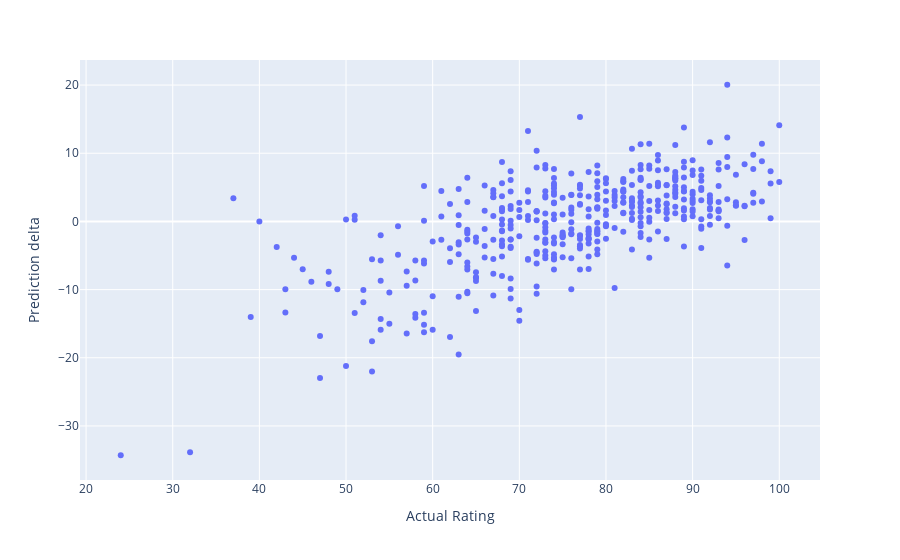

Write notebook code for a chart like this one.
### Code cell
# scatter plot of spread of predictions by rating
scores_comp['Prediction delta'] = scores_comp['Actual Rating'] - scores_comp['Predicted Rating']
fig = px.scatter(scores_comp, x="Actual Rating", y="Prediction delta", hover_name= 'Game')
fig

### Figure 1 — Plotly figure (JSON) as saved in the notebook; plotly's stock layout.template omitted (floating-point values rounded to 4 significant figures; data arrays with more than 128 entries replaced by an {"elided": "..."} marker saying what was removed)
{"data": [{"hovertemplate": "<b>%{hovertext}</b><br><br>Actual Rating=%{x}<br>Prediction delta=%{y}<extra></extra>", "hovertext": {"elided": "443 str values"}, "legendgroup": "", "marker": {"color": "#636efa", "symbol": "circle"}, "mode": "markers", "name": "", "orientation": "v", "showlegend": false, "type": "scatter", "x": {"elided": "443 int values"}, "xaxis": "x", "y": {"elided": "443 float values"}, "yaxis": "y"}], "layout": {"legend": {"tracegroupgap": 0}, "margin": {"t": 60}, "xaxis": {"anchor": "y", "domain": [0, 1], "title": {"text": "Actual Rating"}}, "yaxis": {"anchor": "x", "domain": [0, 1], "title": {"text": "Prediction delta"}}}}
